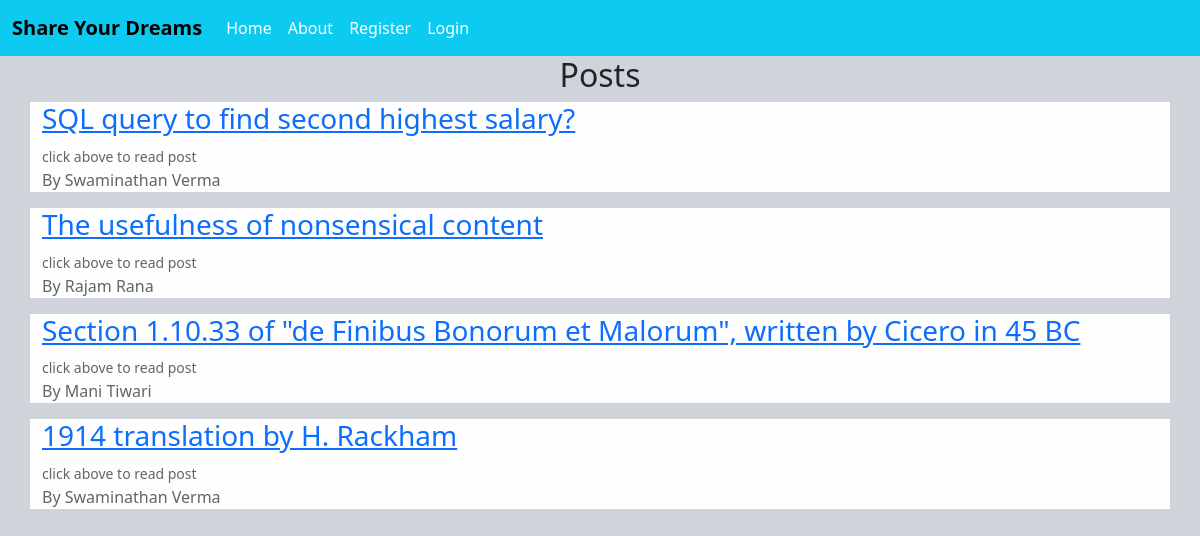
Before: / with the older database file.
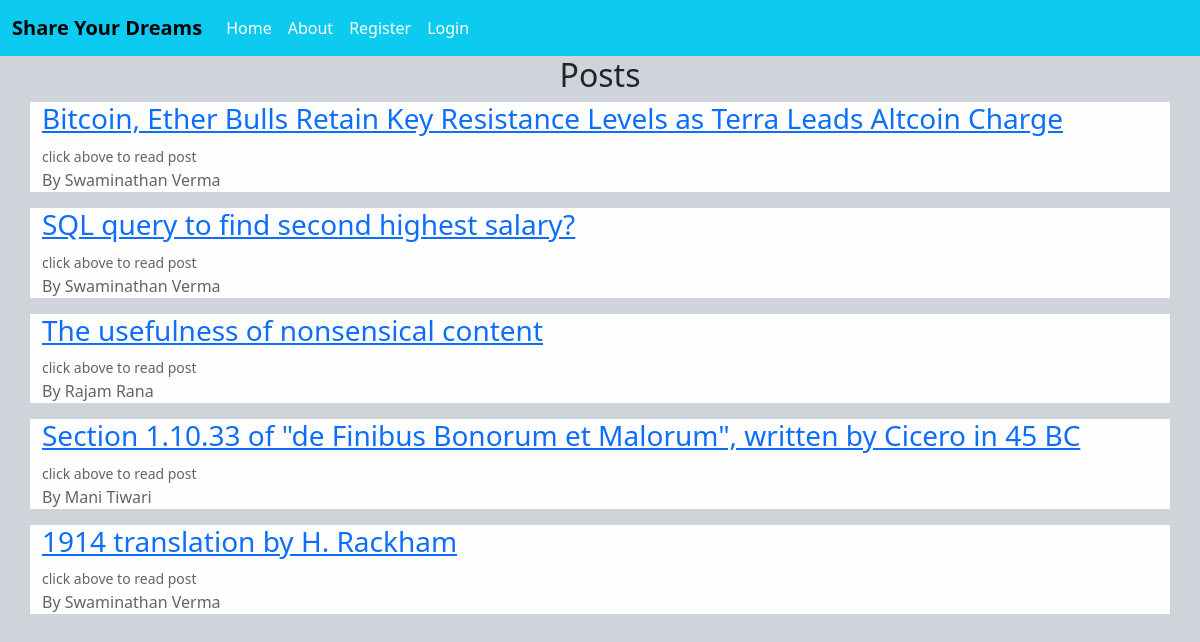
After: the same page with the newer database file.
### theblog/models.py (models this page shows, shortened)
class Post(models.Model):
    author=models.ForeignKey(User,on_delete=models.CASCADE)
    title=models.CharField(max_length=200)
    header_image=models.ImageField(null=True,blank=True,upload_to="image/")
    snippet=models.CharField(max_length=500, default='click above to read post')
    text=RichTextField()
    creation_date=models.DateTimeField(auto_now_add=True)
    publish_date=models.DateTimeField(auto_now_add=True)
    likes=models.ManyToManyField(User,related_name='post_likes')

### theblog/views.py (the view)
# urls.py: path('',views.HomeView.as_view(),name='home'),
class HomeView(ListView):
    model=Post
    template_name='theblog/home.html'
    ordering=['-id']

### templates/theblog/home.html (shortened to what this page needs)
{% extends 'theblog/base.html' %}
{% block content %}
<div class="container">
    <h2 class="text-center">Posts</h2>
  </div>
{% for post in object_list  %}
<div class="container alert-light">
  <div class="d-flex  bd-highlight">
    <h3><a href="{% url 'article'  post.pk %}">{{post.title}}</a></h3>
  </div>
    <small>{{post.snippet| safe}}</small>
    <p>By {{post.author.first_name}} {{post.author.last_name}} </p>
</div>
{% endfor  %}
{% endblock %}

### templates/theblog/base.html (shortened to what this page needs)
<!doctype html>
{%  load static %}
<html lang="en">
  <head>
    <link href="https://cdn.jsdelivr.net/npm/bootstrap@5.1.3/dist/css/bootstrap.min.css" rel="stylesheet">
  </head>
  <body>
    <nav class="navbar navbar-expand-lg navbar-dark bg-info">
      <div class="container-fluid">
        <a class="navbar-brand"  style="color:black; font-weight: bold;"  href="{% url 'home' %}">Share Your Dreams</a>
        <div class="collapse navbar-collapse" id="navbarSupportedContent">
          <ul class="navbar-nav me-auto mb-2 mb-lg-0">
            <li class="nav-item">
              <a class="nav-link active" aria-current="page" href="{% url 'home' %}">Home</a>
              {%   if not user.is_authenticated %}
              <li class="nav-item">
                <a class="nav-link active" href="{% url 'about' %}">About</a>
              </li>
              {%  endif %}
              {%   if user.is_authenticated %}
              <li class="nav-item">
                <a class="nav-link active" href="{% url 'add_post' %}">Add Post</a>
              </li>
              <li class="nav-item">
                <a class="nav-link active" href="{% url 'edit_profile' %}">Edit Profile</a>
              </li>
            </li>
            <li class="nav-item">
              <a class="nav-link active" href="{% url 'myposts' %}">My Posts</a>
            </li>
            <li class="nav-item">
              <a class="nav-link active" href="{% url 'logout' %}">Logout</a>
            </li>
            <li class="nav-item">
              <span class="nav-link active" >
                Welcome :{{ user.first_name }} {{ user.last_name }}</span>
              </li>
              {% else %}
              <li class="nav-item">
                <a class="nav-link  active" href="{% url 'registration' %}">Register</a>
              </li>
              <li class="nav-item">
                <a class="nav-link active" href="{% url 'login' %}">Login</a>
              </li>
              {% endif %}
            </ul>
          </div>
          </div>
        </nav>
            {% block content %}
      {% endblock %}
  </body>
</html>

### templates/theblog/base.html (style rules this page uses)
body { background-color: #ced4da; }

Changed rows visible on the page:
added Post: title "Bitcoin, Ether Bulls Retain Key Resistance Levels as Terra Leads Altcoin Charge", snippet "click above to read post", author.first_name "Swaminathan", author.last_name "Verma"
